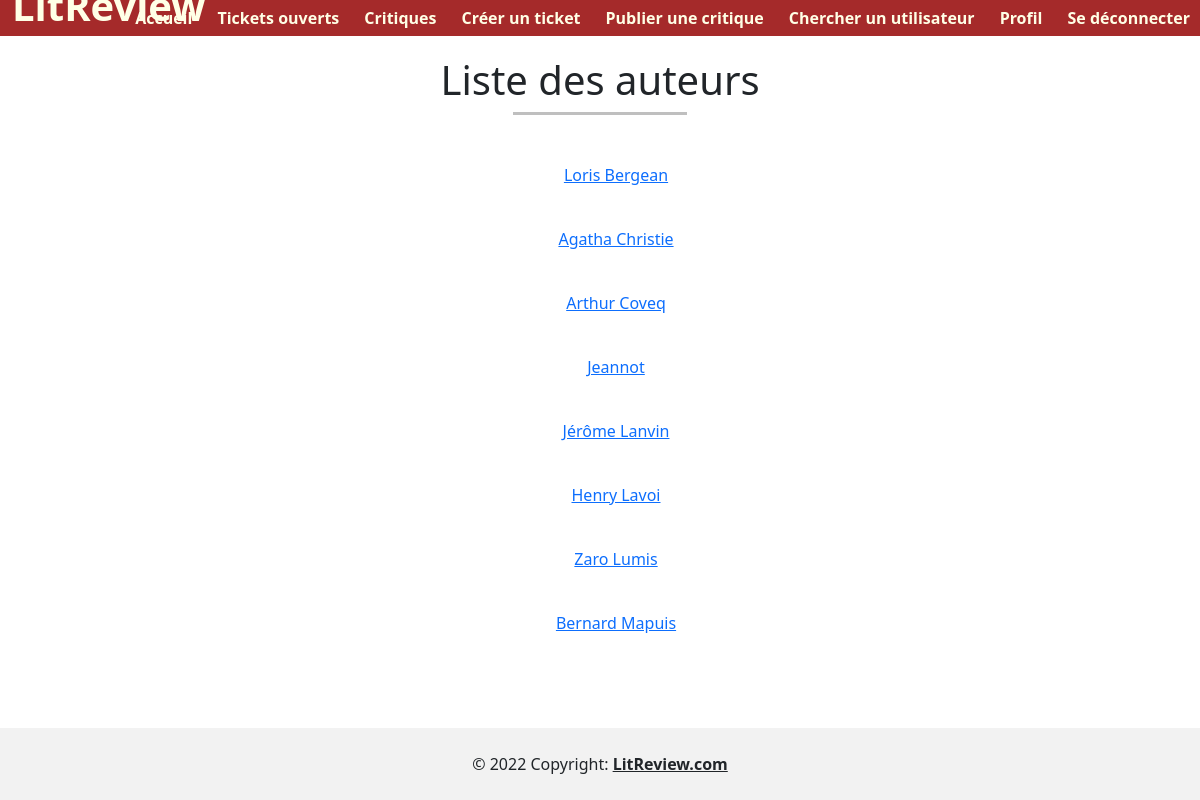
/author/ (signed in), run on an earlier commit of the app's database.
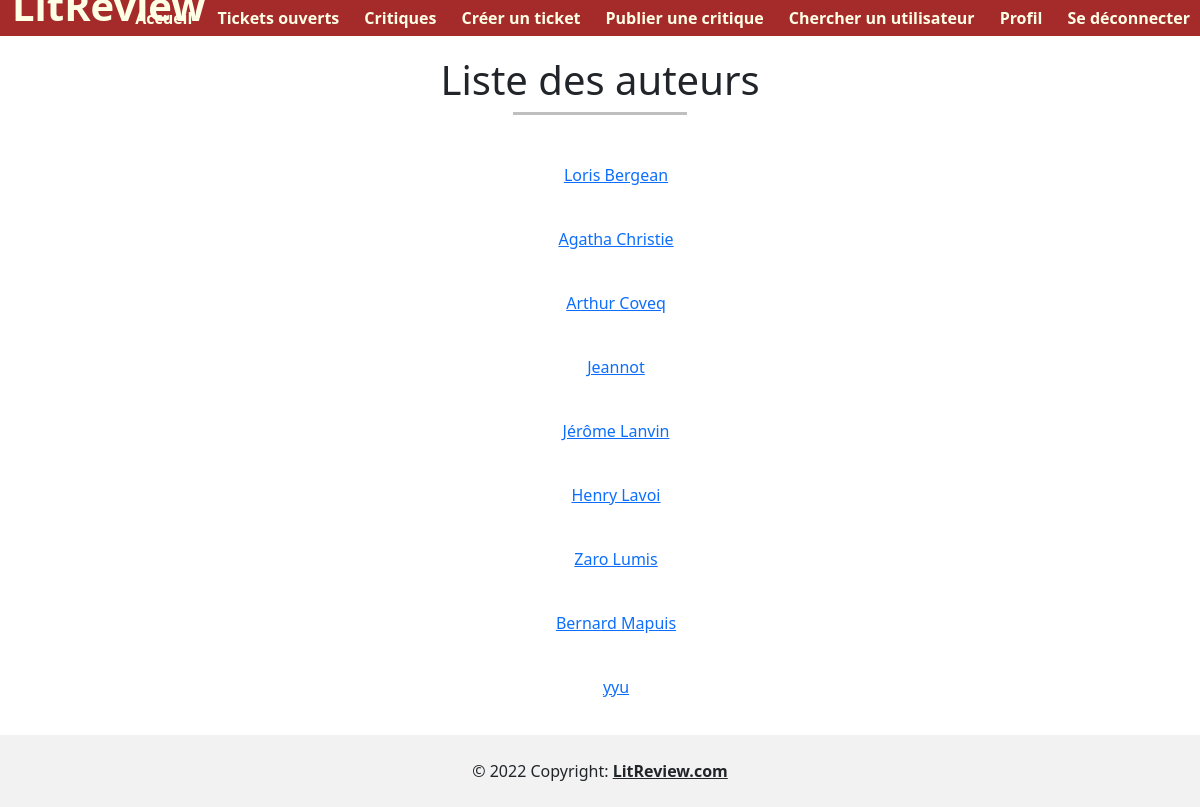
And on a later commit of the database.
### blog/models.py (models this page shows, shortened)
class Ticket(models.Model):
    content_reference = models.CharField(verbose_name='Titre de la référence', max_length=80)
    content_author = models.CharField(verbose_name='Nom de l\'auteur', max_length=80)
    content_picture = models.ImageField(verbose_name='Image', upload_to='ticket', blank=True, null=True)
    publication_year = models.IntegerField(verbose_name='Date de publication',
                                           validators=[MinValueValidator(-400),
                                                       MaxValueValidator(datetime.date.today().year)],
                                           blank=True, null=True)
    user = models.ForeignKey(settings.AUTH_USER_MODEL, on_delete=models.CASCADE, blank=True, null=True)
    user_comment = models.TextField(verbose_name='Commentaire', max_length=300)
    status = models.BooleanField(default=True)
    time_created = models.DateTimeField(auto_now_add=True, blank=True, null=True)
    class Meta:
        ordering = ['-time_created']

### blog/views.py (the view)
# urls.py: path('author/', views.show_authors, name='authors'),
@login_required
def show_authors(request):
    tickets = Ticket.objects.all()
    reviews = Review.objects.all()
    authors_references = [item.content_author for item in tickets]
    authors_references.extend([item.content_author for item in reviews])
    authors_references = set(authors_references)
    authors_references = sorted(authors_references, key=lambda x: str(x.split()[1]) if (' ' in x) else str(x))
    return render(request, 'tickets_reviews/authors_list.html', context={'authors': authors_references})

### blog/templates/tickets_reviews/authors_list.html (shortened to what this page needs)
{% extends 'base.html' %}
{% block content %}
<h1>Liste des auteurs</h1>
<hr><br><br>
{% for author in authors %}
    <ul>
        <li>
            <a href="{% url 'author-page' author %}">{{ author }}</a>
            <br><br>
        </li>
    </ul>
{% endfor %}
{% endblock %}

What changed in the data, as far as the page shows it:
added Ticket: authors "yyu"
